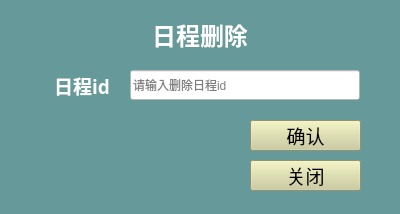
<?xml version="1.0" encoding="UTF-8"?>
<ui version="4.0">
 <class>delSchedule</class>
 <widget class="QWidget" name="delSchedule">
  <property name="geometry">
   <rect>
    <x>0</x>
    <y>0</y>
    <width>400</width>
    <height>214</height>
   </rect>
  </property>
  <property name="minimumSize">
   <size>
    <width>400</width>
    <height>214</height>
   </size>
  </property>
  <property name="maximumSize">
   <size>
    <width>400</width>
    <height>214</height>
   </size>
  </property>
  <property name="windowTitle">
   <string>Form</string>
  </property>
  <property name="styleSheet">
   <string notr="true">background-color: rgb(102, 153, 153);
</string>
  </property>
  <widget class="QLabel" name="label_5">
   <property name="geometry">
    <rect>
     <x>130</x>
     <y>10</y>
     <width>140</width>
     <height>50</height>
    </rect>
   </property>
   <property name="maximumSize">
    <size>
     <width>140</width>
     <height>50</height>
    </size>
   </property>
   <property name="font">
    <font>
     <family>AniMe Matrix - MB_EN</family>
     <pointsize>18</pointsize>
     <weight>75</weight>
     <bold>true</bold>
    </font>
   </property>
   <property name="styleSheet">
    <string notr="true">color: rgb(255, 255, 255);</string>
   </property>
   <property name="text">
    <string>日程删除</string>
   </property>
   <property name="alignment">
    <set>Qt::AlignCenter</set>
   </property>
  </widget>
  <widget class="QLabel" name="label">
   <property name="geometry">
    <rect>
     <x>30</x>
     <y>70</y>
     <width>80</width>
     <height>30</height>
    </rect>
   </property>
   <property name="maximumSize">
    <size>
     <width>80</width>
     <height>30</height>
    </size>
   </property>
   <property name="font">
    <font>
     <family>AniMe Matrix - MB_EN</family>
     <pointsize>14</pointsize>
     <weight>75</weight>
     <bold>true</bold>
    </font>
   </property>
   <property name="styleSheet">
    <string notr="true">color: rgb(255, 255, 255);</string>
   </property>
   <property name="text">
    <string>日程id</string>
   </property>
   <property name="alignment">
    <set>Qt::AlignRight|Qt::AlignTrailing|Qt::AlignVCenter</set>
   </property>
  </widget>
  <widget class="QLineEdit" name="le_delID">
   <property name="geometry">
    <rect>
     <x>130</x>
     <y>70</y>
     <width>230</width>
     <height>30</height>
    </rect>
   </property>
   <property name="maximumSize">
    <size>
     <width>230</width>
     <height>30</height>
    </size>
   </property>
   <property name="styleSheet">
    <string notr="true">background-color: rgb(255, 255, 255);</string>
   </property>
   <property name="placeholderText">
    <string>请输入删除日程id</string>
   </property>
  </widget>
  <widget class="QPushButton" name="btn_checkDel">
   <property name="geometry">
    <rect>
     <x>250</x>
     <y>120</y>
     <width>111</width>
     <height>31</height>
    </rect>
   </property>
   <property name="font">
    <font>
     <family>AniMe Matrix - MB_EN</family>
     <pointsize>14</pointsize>
    </font>
   </property>
   <property name="styleSheet">
    <string notr="true">background-color: rgb(204, 204, 153);</string>
   </property>
   <property name="text">
    <string>确认</string>
   </property>
  </widget>
  <widget class="QPushButton" name="pushButton_2">
   <property name="geometry">
    <rect>
     <x>250</x>
     <y>160</y>
     <width>111</width>
     <height>31</height>
    </rect>
   </property>
   <property name="font">
    <font>
     <family>AniMe Matrix - MB_EN</family>
     <pointsize>14</pointsize>
    </font>
   </property>
   <property name="styleSheet">
    <string notr="true">background-color: rgb(204, 204, 153);</string>
   </property>
   <property name="text">
    <string>关闭</string>
   </property>
  </widget>
 </widget>
 <resources/>
 <connections/>
</ui>
